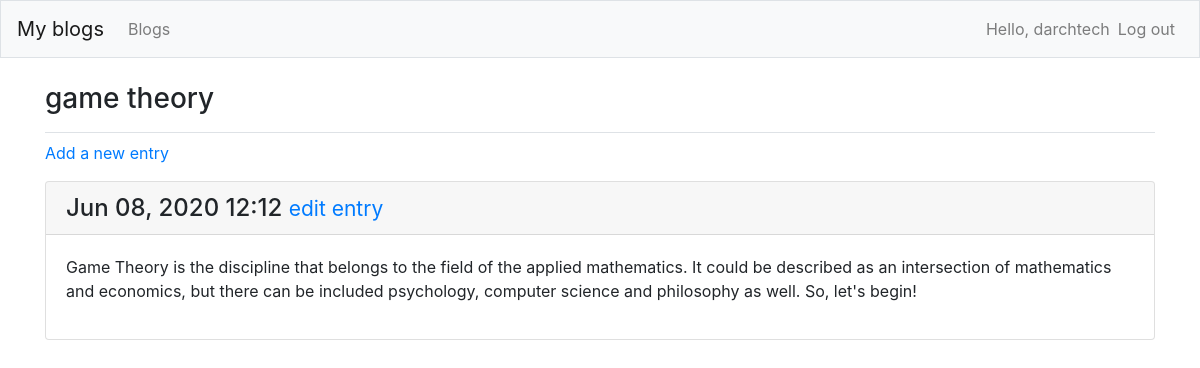
The app's page /blogs/6/ (signed in), older data.
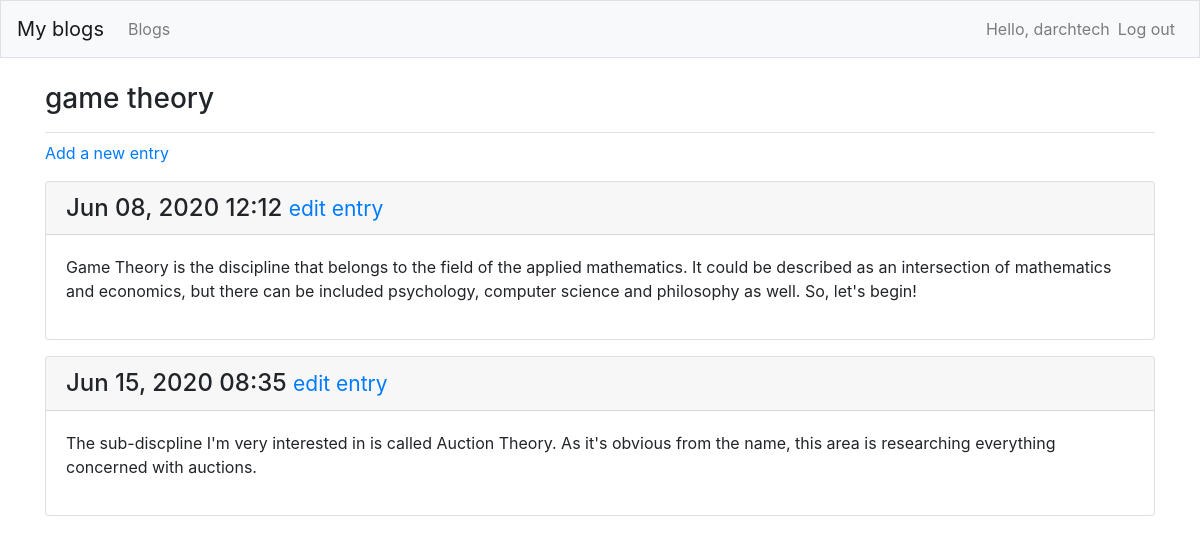
The same page, newer data.
### blogs/models.py (models this page shows, shortened)
class Blog(models.Model):
    title = models.CharField(max_length=200)
    date_added = models.DateTimeField(auto_now_add=True)
    owner = models.ForeignKey(User, on_delete=models.CASCADE)
    public = models.BooleanField(default=False)
    def __str__(self):
        return self.title

class Entry(models.Model):
    blog  = models.ForeignKey(Blog, on_delete=models.CASCADE)
    text = models.TextField()
    date_added = models.DateTimeField(auto_now_add=True)
    class Meta:
        verbose_name_plural = 'entries'

### blogs/views.py (the view)
# urls.py: path('blogs/<int:blog_id>/', views.blog, name='blog'),
@login_required
def blog(request, blog_id):
    blog = get_object_or_404(Blog, id=blog_id)
    entries = blog.entry_set.order_by('date_added')
    context = {'blog': blog, 'entries': entries}
    if blog.owner != request.user:
        if blog.public == True:
            return render(request, 'blogs/blog.html', context)
        else:
            raise Http404
    else:
        return render(request, 'blogs/blog.html', context)

### blogs/templates/blogs/blog.html
{% extends 'blogs/base.html' %}
{% block page_header %}
    <h3>{{ blog }}</h3>
{% endblock page_header %}
{% block content %}
    {% if blog.owner == request.user %}
        <p>
            <a href="{% url 'blogs:new_entry' blog.id %}">Add a new entry</a>
        </p>
    {% else %}
        <p>You aren't allowed to add entries for blogs you don't own.</p>
    {% endif %}
    {% for entry in entries %}
        <div class="card mb-3">
            <h4 class="card-header">
                {{ entry.date_added|date:'M d, Y H:i' }}
                <small><a href="{% url 'blogs:edit_entry' entry.id %}">
                    edit entry</a></small>
            </h4>
            <div class="card-body">
                {{ entry.text|linebreaks }}
            </div>
        </div>
    {% empty %}
        <li>There are no entries for this blog yet.</li>
    {% endfor %}
{% endblock content %}

### blogs/templates/blogs/base.html (shortened to what this page needs)
{% load bootstrap4 %}
<!doctype html>
<html lang="en">
<head>
    {% bootstrap_css %}
</head>
<body>
    <nav class="navbar navbar-expand-md navbar-light bg-light mb-4 border">
        <a class="navbar-brand" href="{% url 'blogs:index' %}">
            My blogs</a>
        <div class="collapse navbar-collapse" id="navbarCollapse">
            <ul class="navbar-nav mr-auto">
                <li class="nav-item">
                    <a class="nav-link" href="{% url 'blogs:blogs' %}">
                        Blogs</a></li>
            </ul>
            <ul class="navbar-nav ml-auto">
                {% if user.is_authenticated %}
                    <li class="nav-item">
                        <span class="navbar-text"}">Hello, {{ user.username }}</span>
                    </li>
                    <li class="nav-item">
                        <a class="nav-link" href="{% url 'users:logout' %}">Log out</a>
                    </li>
                {% endif %}
            </ul>
        </div>
    </nav>
    <main role="main" class="container">
        <div class="pb-2 mb-2 border-bottom">
            {% block page_header %}{% endblock page_header %}
        </div>
        <div>
            {% block content %}{% endblock content %}
        </div>
    </main>
</body>
</html>

Row changes from the older to the newer data that the page shows:
added Entry: date_added "Jun 15, 2020 08:35", text "The sub-discpline I'm very interested in is called Auction Theory. As it's obvious from the name, this area is researching everything concerned with auctions."
